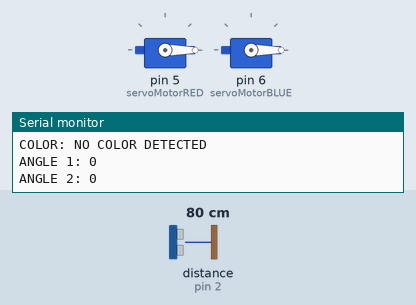
This sketch was run on a simulated Arduino Uno, built with avr-gcc and run on an emulated ATmega328P. On the bench: 2 × servo, the last lines printed to the serial monitor. Wiring (inferred from the names in the program): ultrasonic range finder: trigger pin 3; echo pin 2. The test bench sets the inputs (shaded band); at power-on: distance to the obstacle (sensor on pin 2) 80 cm. The echo pulse lasts 58.3 µs per cm.

Above: at 1.8 s.
1.9 s: distance to the obstacle (sensor on pin 2) set to 96 cm
3.4 s: distance to the obstacle (sensor on pin 2) set to 102 cm
At 5.4 s:
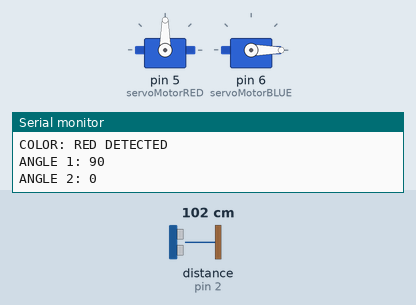
5.7 s: distance to the obstacle (sensor on pin 2) set to 195 cm
7.6 s: distance to the obstacle (sensor on pin 2) set to 202 cm
At 9.3 s:
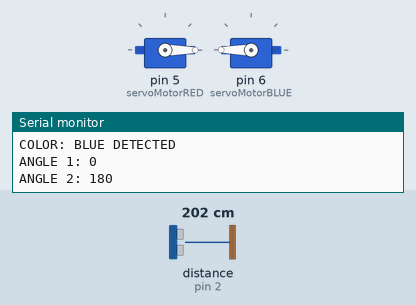
10.0 s: distance to the obstacle (sensor on pin 2) set to 2 cm
At 11.5 s:
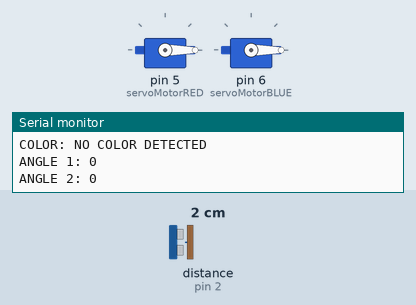
12.1 s: distance to the obstacle (sensor on pin 2) set to 120 cm
At 13.4 s:
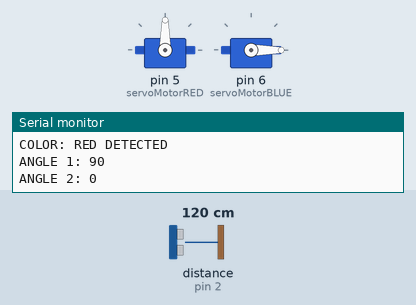
Timing chart, 0 to 15.1 s (numbered marks = the images above; inputs shaded):
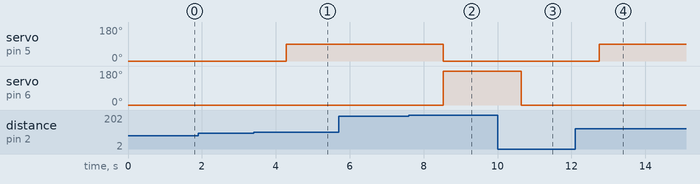

The sketch:

Proteus-simulation-code.ino
```cpp
#include <Servo.h>

#define triggerPin 3
#define echoPin 2

long duration, distance;
long angle1, angle2;
Servo servoMotorRED;
Servo servoMotorBLUE;

void setup() {
  pinMode(triggerPin, OUTPUT);
  pinMode(echoPin, INPUT);

  servoMotorRED.attach(5); // Pin 5 for servo motor RED
  servoMotorBLUE.attach(6); // Pin 6 for servo motor BLUE

  Serial.begin(9600);

  // Set the initial servo motor values to 0
  angle1 = 0.0;
  angle2 = 0.0;
  servoMotorRED.write(angle1); //print the angle to the serial monitor
  servoMotorBLUE.write(angle2);//print the angle to the serial monitor
}

void loop() {
  digitalWrite(triggerPin, LOW);
  delayMicroseconds(2);
  digitalWrite(triggerPin, HIGH);
  delayMicroseconds(10);
  digitalWrite(triggerPin, LOW);
  duration = pulseIn(echoPin, HIGH);

  // Calculating the distance in CM
  distance = ((duration / 29) / 2);
  delay(50);
//if we have distance as less than 100 we have no color and we keep the servo at 0
  if (distance < 100) {
    Serial.println("COLOR: NO COLOR DETECTED");//print the to the serial monitor
    Serial.println("ANGLE 1: 0");
    Serial.println("ANGLE 2: 0");
    angle1 = 0.0;
    angle2 = 0.0;
    servoMotorRED.write(angle1);
    servoMotorBLUE.write(angle2);
    //if we have distance as less than 100 we have red color and we keep the servo at 90 and the other servo at 0
  } else if (distance >= 100 && distance < 200) {
    Serial.println("COLOR: RED DETECTED"); //print red to the serial monitor
    Serial.println("ANGLE 1: 90");
    Serial.println("ANGLE 2: 0");
    angle1 = 90.0;
    angle2 = 0.0;
    servoMotorRED.write(angle1);
    servoMotorBLUE.write(angle2);
    //if we have distance as less than 100 we have blue color and we keep the servo at 0 and the other servo at 180
  } else if (distance >= 200 && distance < 300) {
    Serial.println("COLOR: BLUE DETECTED");//print blue to the serial monitor
    Serial.println("ANGLE 1: 0");
    Serial.println("ANGLE 2: 180");
    angle1 = 0.0;
    angle2 = 180.0;
    servoMotorRED.write(angle1);
    servoMotorBLUE.write(angle2);
  }
  //if we have distance as less than 100 we have unknown color and we keep the both servo motors at 0
 else if  (distance >= 300 && distance < 1000) {
    Serial.println("UNKNOWN COLOR"); //print unknown to the serial monitor
    Serial.println("ANGLE 1: 0");
    Serial.println("ANGLE 2: 0");
    angle1 = 0.0;
    angle2 = 0.0;
    servoMotorRED.write(angle1);
    servoMotorBLUE.write(angle2);
  }

  delay(1000); // Wait one second and do the same operations
}
```

Measured:
- the behaviour switches between 99 and 100 cm on distance to the obstacle (sensor on pin 2) (found by bisection; images 0 and 1)
- the behaviour switches between 199 and 200 cm on distance to the obstacle (sensor on pin 2) (found by bisection; images 1 and 2)
- after the input at 3.4 s, servo on pin 5 (servoMotorRED): 0° → 90° after 0.88 s
- after the input at 7.6 s, servo on pin 5 (servoMotorRED): 90° → 0° after 0.93 s; servo on pin 6 (servoMotorBLUE): 0° → 180° after 0.93 s
- after the input at 10.0 s, servo on pin 6 (servoMotorBLUE): 180° → 0° after 0.64 s
- after the input at 12.1 s, servo on pin 5 (servoMotorRED): 0° → 90° after 0.65 s
